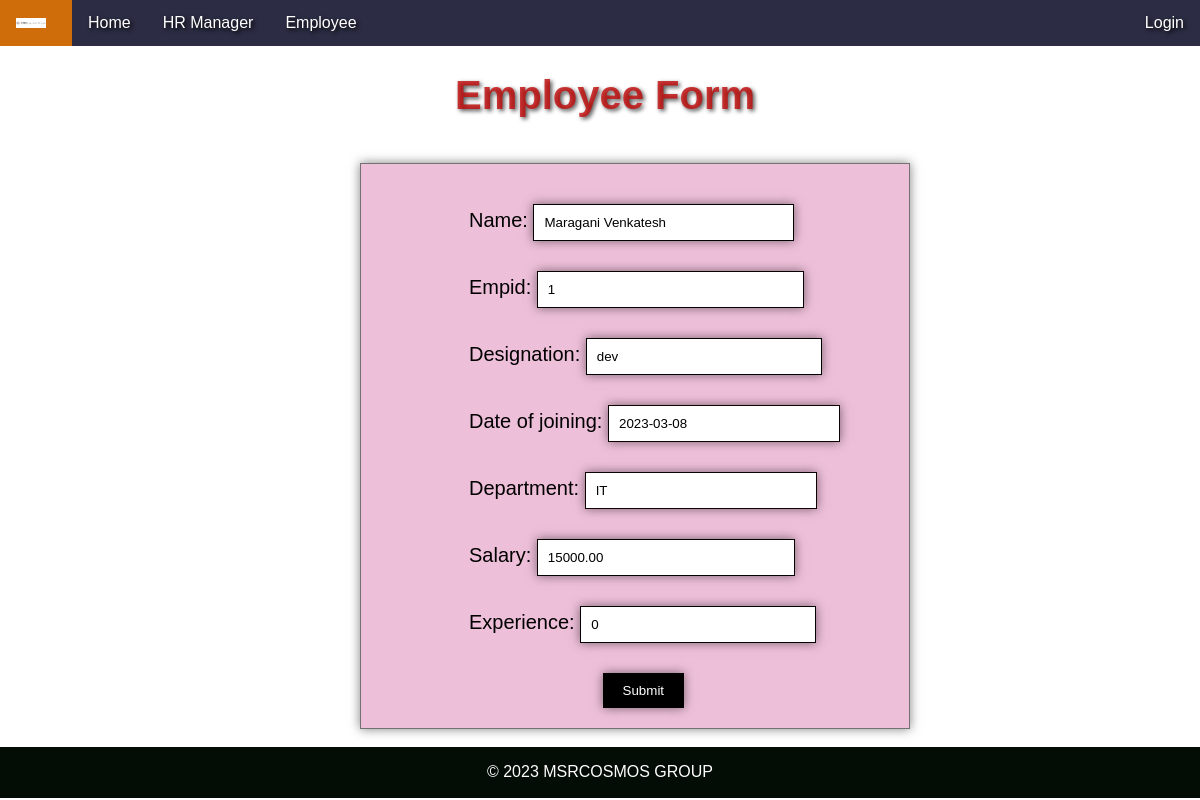
/update_employee/1/, run on the app's committed database.
### hr_app/models.py (models this page shows, shortened)
class Employee(models.Model):
    name = models.CharField(max_length=100)
    empid = models.CharField(max_length=20, unique=True)
    designation = models.CharField(max_length=50)
    date_of_joining = models.DateField()
    department = models.CharField(max_length=50)
    salary = models.DecimalField(max_digits=10, decimal_places=2)
    experience = models.PositiveIntegerField()

### hr_app/views.py (the view)
# urls.py: path('update_employee/<int:pk>/', views.update_employee, name='update_employee'),
def update_employee(request, pk):
    employee = models.Employee.objects.get(pk=pk)
    if request.method == 'POST':
        form = forms.Employeeform(request.POST, instance=employee)
        if form.is_valid():
            form.save()
            return redirect('/empdata')
    else:
        form = forms.Employeeform(instance=employee)
    return render(request,'hr_app/contact.html', {'form': form})

### hr_app/forms.py
class Employeeform(forms.ModelForm):
    class Meta:
        model= Employee
        fields=('__all__')

### templates/hr_app/contact.html (shortened to what this page needs)
{% include 'hr_app/nav.html' %}
{%load static%}
<!DOCTYPE html>
<html lang="en">
<head>
    <link rel="stylesheet" href="{% static 'css/style1.css'%}">
</head>
<body>
   <center> <h1 class="h3" style="font-size: 40px" >Employee Form</h1></center>
    <br>
    <div>
        <form method="post" class="your-form-class">
            {{ form.as_p}}
            <a href="{% url 'Home'%}"><center> <button type="submit">Submit</button></center></a>
        </form>
    </div>
</body>
<footer>
    <p>&copy; 2023 MSRCOSMOS GROUP</p>
</footer>
</html>

### static/css/style1.css (style rules this page uses)
body { margin: 0; padding: 0; font-family: Arial, sans-serif; }
.h3 { font-size: 30px; color: #c10b0bce; padding-left: 10px; font-weight: bold; text-shadow: 2px 2px 4px rgba(0, 0, 0, 0.666); }
footer { text-align: center; padding: 0.5px; background-color: #000903fb; color: #fff; }

### templates/hr_app/nav.html (style rules this page uses)
body { margin: 0; padding: 0; font-family: Arial, sans-serif; }

### templates/hr_app/contact.html (style rules this page uses)
.your-form-class { max-width: 35%; background-color: #eebfd9; padding: 20px; border: 1px solid #737171; margin-left: 30%; padding-left: 9%; color: solid rgb(0, 0, 0); font-size: 20px; box-shadow: 0px 0px 10px rgba(5, 5, 5, 0.5); }
#id_name { width: 50%; padding: 10px; padding-right: 39px; margin-bottom: 10px; border: 1px solid #000000; box-shadow: 0px 0px 10px rgba(5, 5, 5, 0.5); }
#id_empid { width: 50%; padding: 10px; padding-right: 45px; margin-bottom: 10px; border: 1px solid #060000; box-shadow: 0px 0px 10px rgba(5, 5, 5, 0.5); }
#id_date_of_joining { width: 50%; padding: 10px; margin-bottom: 10px; border: 1px solid #0d0101; box-shadow: 0px 0px 10px rgba(5, 5, 5, 0.5); }
#id_department { width: 50%; padding: 10px; margin-bottom: 10px; border: 1px solid #0d0101; box-shadow: 0px 0px 10px rgba(5, 5, 5, 0.5); }
#id_salary { width: 50%; padding: 10px; margin-bottom: 10px; border: 1px solid #050000; box-shadow: 0px 0px 10px rgba(5, 5, 5, 0.5); padding-right: 36px; }
#id_experience { width: 50%; padding: 10px; margin-bottom: 10px; border: 1px solid #000000; box-shadow: 0px 0px 10px rgba(5, 5, 5, 0.5); padding-right: 14px; }
#id_designation { width: 50%; padding: 10px; margin-bottom: 10px; border: 1px solid #000000; box-shadow: 0px 0px 10px rgba(5, 5, 5, 0.5); padding-right: 14px; }
button[type="submit"] { background-color: #000000; color: white; padding: 10px 20px; border: none; cursor: pointer; box-shadow: 0px 0px 10px rgba(5, 5, 5, 0.5); margin-right: 17%; }

### data on the page
Employee: name "Maragani Venkatesh", empid "1", designation "dev", date_of_joining "2023-03-08", department "IT", salary "15000.00", experience "0"
